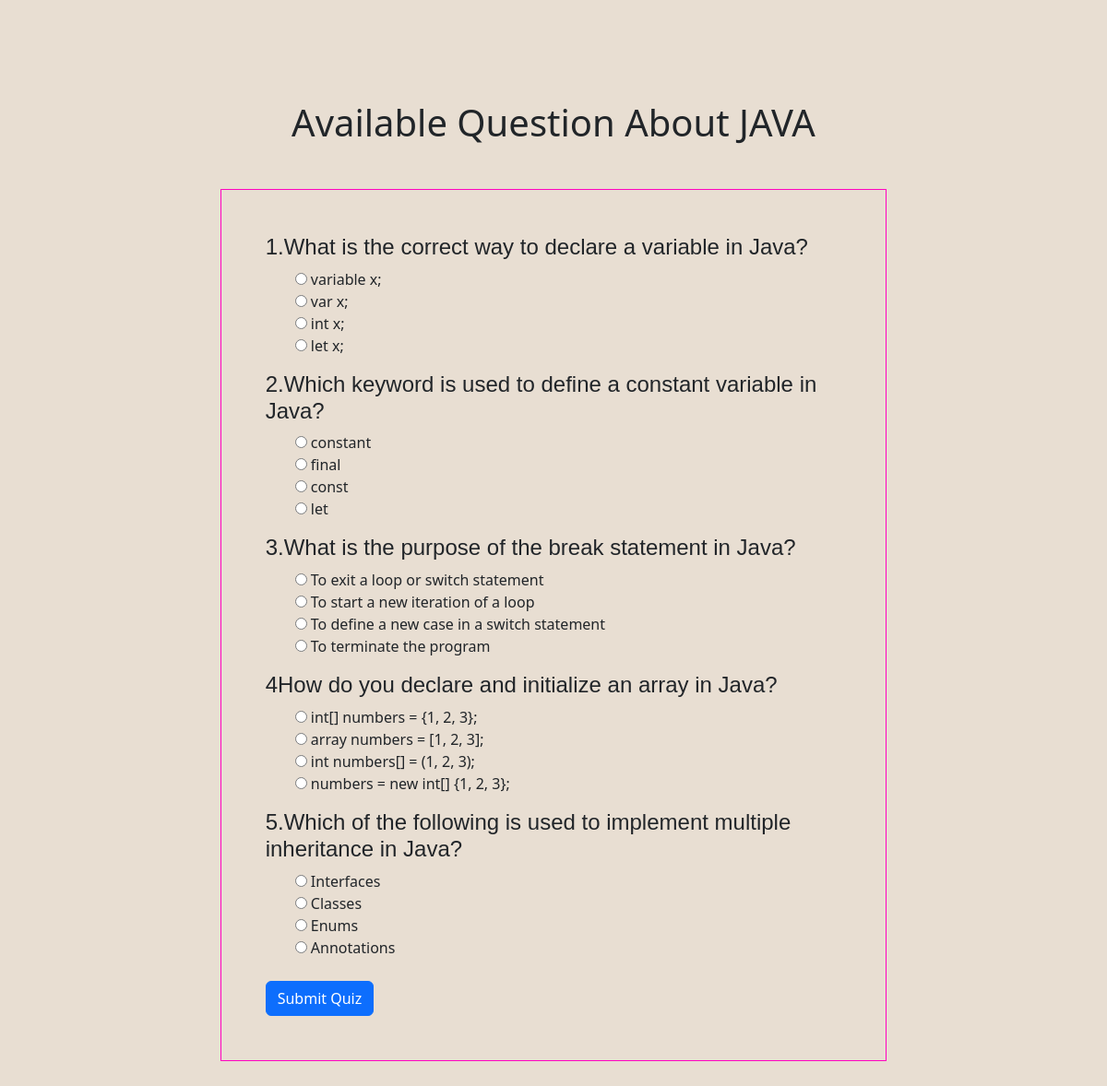
Page /quiz/8/ on the committed database.
### home/models.py (models this page shows, shortened)
class Quiz(models.Model):
    title = models.CharField(max_length=200)

class Question(models.Model):
    quiz = models.ForeignKey(Quiz, on_delete=models.CASCADE)
    question_text = models.TextField()

class Answer(models.Model):
    question = models.ForeignKey(Question, on_delete=models.CASCADE)
    answer_text = models.CharField(max_length=200)
    is_correct = models.BooleanField(default=False)

### home/views.py (the view)
# urls.py: path('quiz/<int:quiz_id>/', views.start_quiz, name='start_quiz'),
def start_quiz(request, quiz_id):
    quiz = get_object_or_404(Quiz, pk=quiz_id)
    questions = Question.objects.filter(quiz=quiz)
    return render(request, 'quiz/start_quiz.html', {'quiz': quiz, 'questions': questions})

### home/context_processors.py (called while the page is built)
def QuizList(request):
    quizzes = Quiz.objects.all()
    return {'quizzes': quizzes}

### template/quiz/start_quiz.html (shortened to what this page needs)
<!DOCTYPE html>
<html>
<head>
    <link rel="stylesheet" href="https://cdnjs.cloudflare.com/ajax/libs/font-awesome/6.4.2/css/all.min.css" />
    <link href="https://cdn.jsdelivr.net/npm/bootstrap@5.3.2/dist/css/bootstrap.min.css" rel="stylesheet">
    <link rel="stylesheet" href="/static/style.css">
</head>
<body>
              <section id="feacher">
                <div class="feachers-section px-5 py-5">
                  <h1 class="text-center mt-5">Available Question About {{ quiz.title }}</h1>
                  <div class="container">
                    <div class="row mt-5">
                      <div class="col-lg-2">
                      </div>
                      <div class="col-lg-8 p-5" style="border:1px solid #ff02c0;">
                        <form method="post"  action="{% url 'submit_quiz' quiz.id %}" >
                            {% for question in questions %}
                                  <h4> {{ question.question_text }} </h4>
                                  <ul style="list-style-type: none;">
                                    {% for answer in question.answer_set.all %}
                                      <li>
                                        <input type="radio" id="quiz{{ answer.id }}" name="question_{{ question.id }}" value="{{ answer.id }}">
                                        <label for="quiz{{ answer.id }}">{{ answer.answer_text }}</label>
                                      </li>
                                    {% endfor %}
                                  </ul>
                            {% endfor %}
                            <input class="btn btn-primary mt-2" type="submit" value="Submit Quiz">
                          </form>
                      </div>
                      <div class="col-lg-2">
                      </div>
                    </div>
                  </div>
                </div>
              </section>
</body>
</html>

### static/style.css (style rules this page uses)
html { scroll-behavior: smooth; }
h2,h3,h4,h5,h6 { font-family: 'Akshar', sans-serif; }
#feacher { padding: 5px 10px; background-color: #e8ded2; }

### rows in the picture
Quiz: title "JAVA"
Question: question_text "1.What is the correct way to declare a variable in Java?"
Answer: answer_text "variable x;"
Answer: answer_text "var x;"
Answer: answer_text "int x;"
Answer: answer_text "let x;"
Question: question_text "2.Which keyword is used to define a constant variable in Java?"
Answer: answer_text "constant"
Answer: answer_text "final"
Answer: answer_text "const"
Answer: answer_text "let"
Question: question_text "3.What is the purpose of the break statement in Java?"
Answer: answer_text "To exit a loop or switch statement"
Answer: answer_text "To start a new iteration of a loop"
Answer: answer_text "To define a new case in a switch statement"
Answer: answer_text "To terminate the program"
Question: question_text "4How do you declare and initialize an array in Java?"
Answer: answer_text "int[] numbers = {1, 2, 3};"
Answer: answer_text "array numbers = [1, 2, 3];"
Answer: answer_text "int numbers[] = (1, 2, 3);"
Answer: answer_text "numbers = new int[] {1, 2, 3};"
Question: question_text "5.Which of the following is used to implement multiple inheritance in Java?"
Answer: answer_text "Interfaces"
Answer: answer_text "Classes"
Answer: answer_text "Enums"
Answer: answer_text "Annotations"
